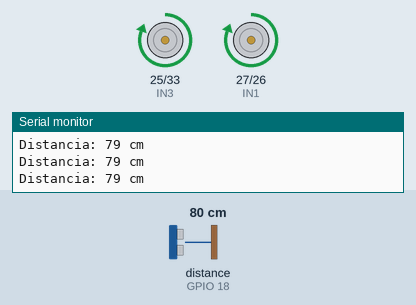
This sketch was run on a simulated ESP32. Shown: motor-driver pin pairs drawn as motors (green arrow = first pin HIGH = forward, orange = second pin HIGH = backward, longer = more drive), the last lines printed to the serial monitor. Wiring (inferred from the names in the program): ultrasonic range finder: trigger GPIO 5; echo GPIO 18. Inputs (shaded band) come from the test bench; at power-on: distance to the obstacle (sensor on GPIO 18) 80 cm. The echo pulse lasts 58.3 µs per cm.

Above: at 4.2 s.
4.3 s: distance to the obstacle (sensor on GPIO 18) set to 24 cm
5.8 s: distance to the obstacle (sensor on GPIO 18) set to 20 cm
At 6.23 s:
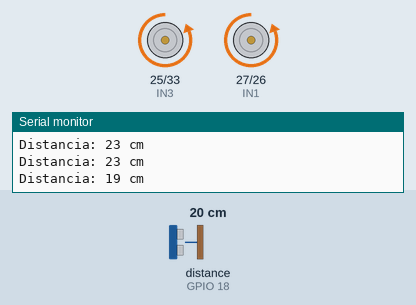
At 7.0 s:
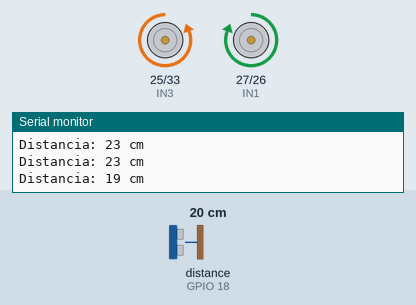
8.8 s: distance to the obstacle (sensor on GPIO 18) set to 35 cm
10.4 s: distance to the obstacle (sensor on GPIO 18) set to 2 cm
At 11.94 s:
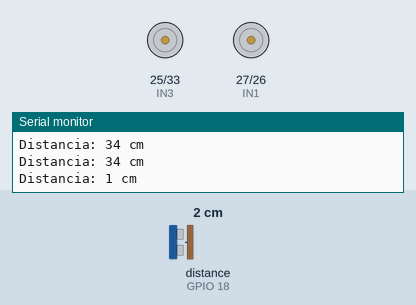
Timing chart, 0 to 14.4 s (numbered marks = the images above; inputs shaded):
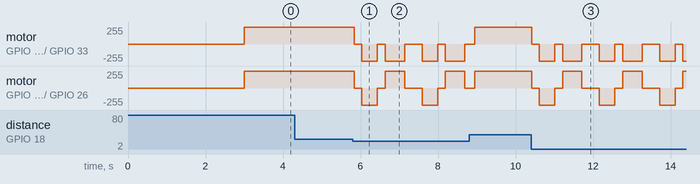

Measured:
- the behaviour switches between 22 and 21 cm on distance to the obstacle (sensor on GPIO 18) (found by bisection; images 0 and 1)

The sketch:

sketch_mar9a.ino
```cpp
/*
  PROYECTO: Carrito Autónomo (Versión ESP32 Clásico)
  OBJETIVO: Evasión de obstáculos usando HC-SR04
  ACADEMIA: Intellecta Academy
*/

// --- PINES DE LOS MOTORES (L298N) ---
const int IN1 = 27; // Izquierda Adelante
const int IN2 = 26; // Izquierda Atrás
const int IN3 = 25; // Derecha Adelante
const int IN4 = 33; // Derecha Atrás

// --- PINES DEL SENSOR (HC-SR04) ---
const int TRIG = 5;
const int ECHO = 18;

// --- DISTANCIA DE PELIGRO ---
const int UMBRAL_DISTANCIA = 20; // Reacciona si ve algo a menos de 20cm

void setup() {
  Serial.begin(115200);

  // Configurar motores
  pinMode(IN1, OUTPUT);
  pinMode(IN2, OUTPUT);
  pinMode(IN3, OUTPUT);
  pinMode(IN4, OUTPUT);

  // Configurar sensor
  pinMode(TRIG, OUTPUT);
  pinMode(ECHO, INPUT);

  // Iniciar motores apagados por seguridad
  detener();

  Serial.println("--- ESP32 Clásico Iniciado ---");
  Serial.println("Calibrando y arrancando en 3 segundos...");
  delay(3000);
}

void loop() {
  // 1. Escanear el entorno
  int distancia = obtenerDistancia();

  Serial.print("Distancia: ");
  Serial.print(distancia);
  Serial.println(" cm");

  // 2. Tomar decisión
  if (distancia > UMBRAL_DISTANCIA || distancia == 0) {
    // Camino libre
    avanzar();
  }
  else {
    // ¡Obstáculo cerca! Rutina de escape
    detener();
    delay(200);

    retroceder();
    delay(400); // Retrocede un poco

    detener();
    delay(200);

    girarDerecha();
    delay(500); // Gira para buscar otra ruta

    detener();
    delay(200);
  }

  delay(50); // Estabilidad para el sensor
}

// ================= FUNCIONES DEL ROBOT =================

int obtenerDistancia() {
  digitalWrite(TRIG, LOW);
  delayMicroseconds(2);

  digitalWrite(TRIG, HIGH);
  delayMicroseconds(10);
  digitalWrite(TRIG, LOW);

  long duracion = pulseIn(ECHO, HIGH, 26000); // Timeout de seguridad
  int cm = duracion * 0.034 / 2;

  return cm;
}

void avanzar() {
  digitalWrite(IN1, HIGH); digitalWrite(IN2, LOW);
  digitalWrite(IN3, HIGH); digitalWrite(IN4, LOW);
}

void retroceder() {
  digitalWrite(IN1, LOW); digitalWrite(IN2, HIGH);
  digitalWrite(IN3, LOW); digitalWrite(IN4, HIGH);
}

void girarDerecha() {
  digitalWrite(IN1, HIGH); digitalWrite(IN2, LOW);
  digitalWrite(IN3, LOW);  digitalWrite(IN4, HIGH);
}

void detener() {
  digitalWrite(IN1, LOW); digitalWrite(IN2, LOW);
  digitalWrite(IN3, LOW); digitalWrite(IN4, LOW);
}
```
